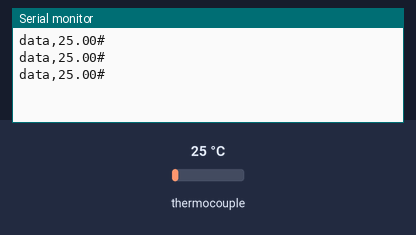
Bench run of a sketch on a simulated Arduino Uno, built with avr-gcc and run on an emulated ATmega328P. On the bench: the last lines printed to the serial monitor. The test bench sets the inputs (shaded band); at power-on: thermocouple 25 °C.

Above: at 1.3 s.
1.4 s: thermocouple set to 6 °C
At 1.9 s:
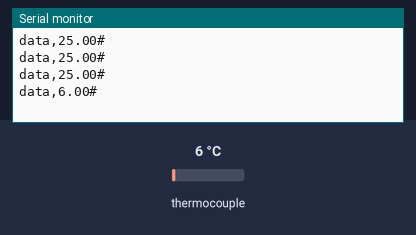
2.9 s: thermocouple set to 75 °C
At 3.4 s:
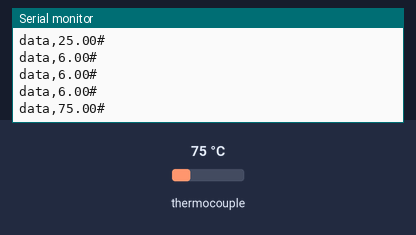
Timing chart, 0 to 5.9 s (numbered marks = the images above; inputs shaded):
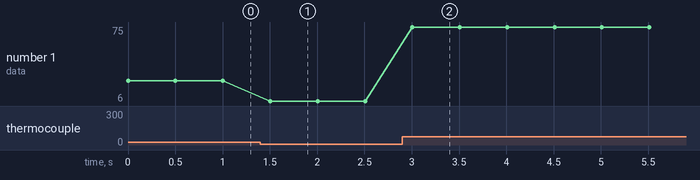

The sketch:

SerialReading_MAX6675.ino
```cpp
#include <Thermocouple.h>
#include <MAX6675_Thermocouple.h>

#define SCK_PIN 6
#define CS_PIN 5
#define SO_PIN 4

Thermocouple* thermocouple;

void setup() {
  Serial.begin(9600);

  thermocouple = new MAX6675_Thermocouple(SCK_PIN, CS_PIN, SO_PIN);
}

void loop() {
  // Reads temperature
  const double celsius = thermocouple->readCelsius();
  // const double kelvin = thermocouple->readKelvin();
  // const double fahrenheit = thermocouple->readFahrenheit();

  // Output of information
  Serial.print("data");
  Serial.print(",");
  Serial.print(celsius);
  // Serial.print(",");
  // Serial.print(kelvin);
  // Serial.print(",");
  // Serial.print(fahrenheit);
  Serial.println("#");

  delay(500);
}
```

Measured:
- after the input at 1.4 s, the serial monitor: prints a new line after 0.10 s (image 1)
- after the input at 2.9 s, the serial monitor: prints a new line after 0.11 s (image 2)
- plotted number 1: 25 → 6 after the input at 1.4 s, 6 → 75 after the input at 2.9 s
